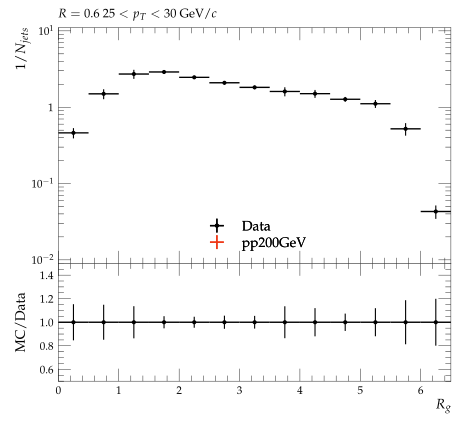

Source code (Python):
#! /usr/bin/env python3

# This Python script was auto-generated using YODA v2.1.0.
# Analysis object: /STAR_2020_I1783875/d36-x01-y01
# Timestamp: 07-10-2025 (17:32:21)

import matplotlib as mpl
import matplotlib.pyplot as plt
mpl.use('Agg') # comment out for interactive use
import os
import numpy as np
from numpy import nan, inf

plotDir = os.path.split(os.path.realpath(__file__))[0]
if 'YODA_USER_PLOT_PATH' in globals():
    plot_outdir = globals()['YODA_USER_PLOT_PATH']
else:
    plot_outdir = plotDir

#plot style
plt.style.use(os.path.join(plotDir, '../default.mplstyle'))
# plot metadata
figW, figH = plt.rcParams['figure.figsize']
ax_xLabel = r'$R_{g}$'
ax_yLabel = r'$1/N_{jets}$'
ax_title  = r'$R=0.6 ~ 25 < p_{T} < 30$ GeV/$c$'
ax_xScale = 'linear'
ax_yScale = 'log'
xLims = (0.0, 6.5)
yLims = (0.009000000000000001, 11.0)

# TeX-friendly labels for the legend
labels = {
    'legend' : ([ r"Data", r"pp200GeV" ], r""),
}

# Adjust canvas width and height
canvasW = 10.0
canvasH = 9.0
figW *= canvasW/10.
figH *= canvasH/9.

# Create figure and axis objects
fig, (ax, ratio0_ax) = plt.subplots(2, 1, sharex=True,
                  figsize=(figW,figH), gridspec_kw={'height_ratios': (6.0, 3.0)})

# Set figure margins
plt.subplots_adjust(
    left   = 1.0 * plt.rcParams['figure.subplot.left'],
    right  = 1.0 * plt.rcParams['figure.subplot.right'],
    top    = 1.0 * plt.rcParams['figure.subplot.top'],
    bottom = 1.0 * plt.rcParams['figure.subplot.bottom'])

ratio0_ax.yaxis.set_major_locator(mpl.ticker.MultipleLocator(0.2))
ratio0_ax.set_ylim(0.5, 1.4999)
ratio0_ax.set_ylabel('MC/Data')

# the numerical data is stored in a separate file
dataf = dict()
prefix = os.path.split(__file__)[0]
if prefix:    prefix = prefix + '/'
exec(open(prefix+'d36-x01-y01__data.py').read(), dataf)


legend_handles = dict() # keep track of handles for the legend

# style options for curves
# starts at zorder>=5 to draw curve on top of legend
styles = {
  'Data': {
    'color' : 'black',
    'linestyle' : '-',
    'linewidth' : 1,
    'marker' : 'o',
    'markersize' : 2,
    'capsize' : 0.0,
    'zorder' : 5,
    'histstyle' : 0,
    'drawstyle' : 'steps-pre',
    'xerrorbars' : 1,
    'yerrorbars' : 1,
    'fillcolor' : None,
    'fillopacity' : 1.0,
    'ratio0_linestyle' : '-',
    'ratio0_linewidth' : 1,
    'ratio0_marker' : 'o',
    'ratio0_markersize' : 2,
    'ratio0_capsize' : 0.0,
    'ratio0_zorder' : 5,
    'ratio0_histstyle' : 0,
    'ratio0_drawstyle' : 'steps-pre',
    'ratio0_xerrorbars' : 1,
    'ratio0_yerrorbars' : 1,
  },
  'pp200GeV.yoda': {
    'color' : '#EE3311',
    'linestyle' : '-',
    'linewidth' : 1,
    'marker' : 'none',
    'markersize' : 2,
    'capsize' : 0.0,
    'zorder' : 6,
    'histstyle' : 1,
    'drawstyle' : 'steps-pre',
    'xerrorbars' : 1,
    'yerrorbars' : 1,
    'fillcolor' : None,
    'fillopacity' : 1.0,
    'ratio0_linestyle' : '-',
    'ratio0_linewidth' : 1,
    'ratio0_marker' : 'none',
    'ratio0_markersize' : 2,
    'ratio0_capsize' : 0.0,
    'ratio0_zorder' : 6,
    'ratio0_histstyle' : 1,
    'ratio0_drawstyle' : 'steps-pre',
    'ratio0_xerrorbars' : 1,
    'ratio0_yerrorbars' : 1,
  },
}

# curve from input yoda files in main panel
for label, yvals in dataf['yvals'].items():
    if all(np.isnan(v) for v in dataf['yvals'][label]):
        continue
    tmp = None
    if styles[label]['histstyle']: # draw as histogram
        xpos = dataf['xedges'][label] if styles[label]['drawstyle'] else dataf['xpoints'][label]
        ypos = np.insert(yvals, 0, yvals[0]) if styles[label]['drawstyle'] else yvals
        if styles[label]['fillcolor']: # fill area below curve
            ax.fill_between(xpos, ypos, step='pre',
                            color=styles[label]['fillcolor'],
                            alpha=styles[label]['fillopacity'])
        tmp, = ax.plot(xpos, ypos,
                       color=styles[label]['color'],
                       linestyle=styles[label]['linestyle'],
                       linewidth=styles[label]['linewidth'],
                       drawstyle=styles[label]['drawstyle'], solid_joinstyle='miter',
                       zorder=styles[label]['zorder'], label=label)
    tmp = ax.errorbar(dataf['xpoints'][label], yvals,
                      xerr=np.array(dataf['xerrs'][label])*styles[label]['xerrorbars'],
                      yerr=np.array(dataf['yerrs'][label])*styles[label]['yerrorbars'],
                      fmt=styles[label]['marker'], capsize=styles[label]['capsize'],
                      markersize=styles[label]['markersize'],
                      ecolor=styles[label]['color'],
                      color=styles[label]['color'], zorder=styles[label]['zorder'])
    tmp[-1][0].set_linestyle(styles[label]['linestyle'])
    tmp[-1][0].set_linewidth(styles[label]['linewidth'])
    if label in dataf['add_legend_handle']:  legend_handles[label] = tmp
    for varLabel in dataf['variation_yvals'].keys():
        if varLabel.startswith(label):
            tmp, = ax.plot(dataf['xedges'][label], dataf['variation_yvals'][varLabel],
                           color=styles[label]['color'],
                           linestyle=styles[label]['linestyle'],
                           linewidth=styles[label]['linewidth'],
                           drawstyle='steps-pre', solid_joinstyle='miter',
                           zorder=styles[label]['zorder'], alpha=0.5)


# plots on ratio panel
# curve from input yoda files in ratio panel
for label, yvals in dataf['ratio0_yvals'].items():
    if all(np.isnan(v) for v in yvals):
        continue
    if styles[label]['ratio0_histstyle']: # plot as histogram
        xpos = dataf['xedges']['Data'] if styles[label]['ratio0_drawstyle'] else dataf['xpoints']['Data']
        ypos = np.insert(yvals, 0, yvals[0]) if styles[label]['ratio0_drawstyle'] else yvals
        ratio0_ax.plot(xpos, ypos,
                       color=styles[label]['color'],
                       linewidth=styles[label]['linewidth'],
                       linestyle=styles[label]['ratio0_linestyle'],
                       drawstyle=styles[label]['ratio0_drawstyle'], zorder=styles[label]['zorder'],
                       solid_joinstyle='miter')
    tmp = ratio0_ax.errorbar(dataf['xpoints']['Data'], yvals,
                             xerr=np.array(dataf['ref_xerrs'])*styles[label]['ratio0_xerrorbars'],
                             yerr=np.array(dataf['ratio0_yerrs'][label])*styles[label]['ratio0_yerrorbars'],
                             fmt=styles[label]['ratio0_marker'], capsize=styles[label]['ratio0_capsize'],
                             markersize=styles[label]['ratio0_markersize'],
                             ecolor=styles[label]['color'],
                             color=styles[label]['color'])
    tmp[-1][0].set_linestyle(styles[label]['ratio0_linestyle'])
    tmp[-1][0].set_linewidth(styles[label]['ratio0_linewidth'])

    for varlabel in dataf['ratio0_variation_vals'].keys():
        if varlabel.startswith(label):
            ratio0_ax.plot(dataf['xedges']['Data'],
                            dataf['ratio0_variation_vals'][varlabel],
                            color=styles[label]['color'],
                            linestyle=styles[label]['linestyle'],
                            linewidth=styles[label]['linewidth'],
                            drawstyle='steps-pre', solid_joinstyle='miter',
                            zorder=1, alpha=0.5)

legend_items = list(legend_handles.values())
ax.add_artist(ax.legend(legend_items,
                        labels['legend'][0],
                        title=labels['legend'][1],
                        alignment='left',
                        loc='lower center',
                        bbox_to_anchor=(0.5, 0.0)))

# set plot metadata as defined above
ratio0_ax.set_xlabel(ax_xLabel)
ratio0_ax.xaxis.set_label_coords(1., -0.15)
ax.set_ylabel(ax_yLabel, ha='right', va='top')
ax.yaxis.set_label_coords(-0.11, 1.0)
ax.set_title(ax_title, loc='left')
ax.set_xscale(ax_xScale)
ax.set_yscale(ax_yScale)
ax.set_xlim(xLims)
ax.set_ylim(yLims)

# tick formatting
plt.rcParams['xtick.top'] = True
plt.rcParams['ytick.right'] = True
ax.yaxis.set_major_locator(mpl.ticker.LogLocator(base=10.0, numticks=np.inf))
ax.yaxis.set_minor_locator(mpl.ticker.LogLocator(
                           base=10.0, subs=np.arange(0.1, 1, 0.1), numticks=np.inf))
fig.align_ylabels((ax, ratio0_ax))
plt.savefig(os.path.join(plot_outdir, 'd36-x01-y01.pdf'), format='PDF')
plt.savefig(os.path.join(plot_outdir, 'd36-x01-y01.png'), format='PNG')

plt.close(fig)
